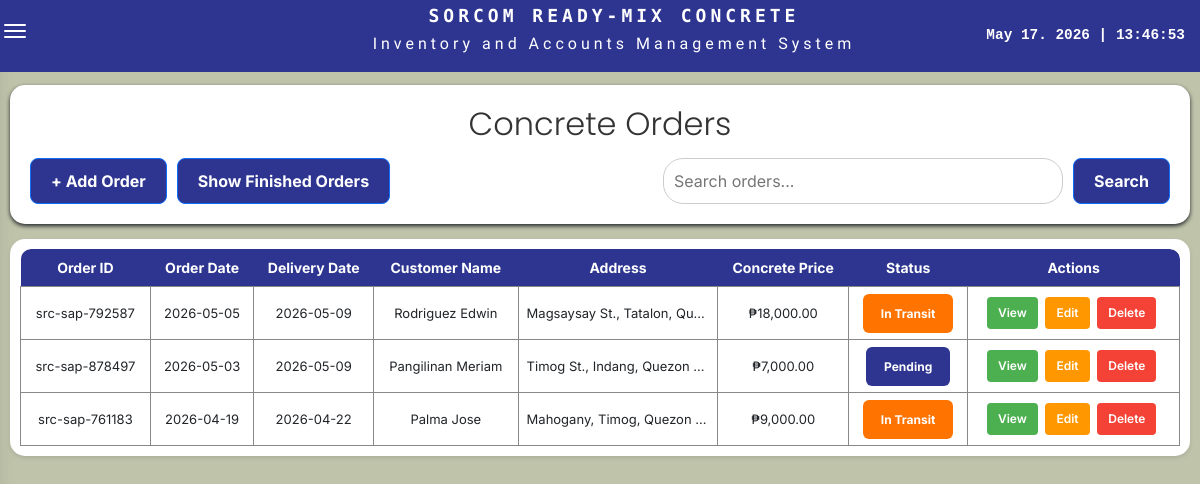
The app's page /pages/statement_account_page/sap_accountsManagement.php with its own data.
### tables this page shows
CREATE TABLE `statement_of_account` (
  `sap_id` varchar(20) DEFAULT NULL,
  `concrete_psi` varchar(50) DEFAULT NULL,
  `curation_days` varchar(50) DEFAULT NULL,
  `order_date` date NOT NULL,
  `delivery_date` date NOT NULL,
  `customer_name` varchar(255) NOT NULL,
  `full_address` varchar(500) NOT NULL,
  `concrete_type` varchar(50) NOT NULL,
  `sap_units` decimal(10,2) NOT NULL DEFAULT 0.00,
  `sap_concrete_price` decimal(10,2) DEFAULT NULL,
  `order_status` varchar(50) NOT NULL DEFAULT 'pending'
);

### pages/statement_account_page/sap_accountsManagement.php (the view, shortened to what this page needs)
<?php
require_once __DIR__ . '/../../FunctionAndDB/Web_Functions.php';
require_once __DIR__ . '/../../FunctionAndDB/db_connect.php';
function checkRemainingInventory($conn, $psi, $days, $type)
{
    $stmt = $conn->prepare("
        SELECT stocks_in FROM sorcom_readymix_inventory
        WHERE design_mix_id = ? AND curation_days = ? AND concrete_type = ?
        ORDER BY date_added DESC LIMIT 1
    ");
    $stmt->bind_param("sss", $psi, $days, $type);
    $stmt->execute();
    $result = $stmt->get_result();
    $inventory = $result->fetch_assoc();
    return $inventory ? intval($inventory['stocks_in']) : 0;
}
$sql = "
    SELECT * FROM statement_of_account
    WHERE order_status != 'done'
    ORDER BY
        order_date DESC,   -- 🆗 Uses existing column
        sap_id DESC        -- 🆗 Uses existing column
";
$result = $conn->query($sql);
?>
<!DOCTYPE html>
<html lang="en">
<head>
    <link rel="stylesheet" href="sap_accountsManagement.css">
    <link href="/Inventory-Accounts-System-v1/assets/bootstrap/css/bootstrap.min.css" rel="stylesheet">
    <link rel="stylesheet" href="https://cdnjs.cloudflare.com/ajax/libs/font-awesome/6.5.1/css/all.min.css">
    <?php include '../../assets/resources.php'; ?>
</head>
<body>
    <div class="main-content">
        <div class="page-title-bar">
            <h2 style="font-family: 'Poppins', sans-serif;">Concrete Orders</h2>
            <div class="button-container">
                <div class="left-buttons">
                    <a href="sap_accountsForm.php" class="btn btn-primary">+ Add Order</a>
                    <a href="sap_transactionHistory.php" class="btn btn-primary">Show Finished Orders</a>
                </div>
                <div class="search-container">
                    <input type="text" id="searchInput" placeholder="Search orders...">
                    <button onclick="filterOrders()" class="btn btn-primary">Search</button>
                </div>
            </div>
        </div>
        <div class="table-container">
            <table id="ordersTable">
                <thead>
                    <tr>
                        <th>Order ID</th>
                        <th>Order Date</th>
                        <th>Delivery Date</th>
                        <th>Customer Name</th>
                        <th>Address</th>
                        <th>Concrete Price</th>
                        <th>Status</th>
                        <th>Actions</th>
                    </tr>
                </thead>
                <tbody>
                    <?php if ($result && $result->num_rows > 0): ?>
                        <?php $row_index = 0; ?>
                        <?php while ($row = $result->fetch_assoc()): ?>
                            <?php $row_index++; ?>
                            <?php
                            $raw_address = $row['full_address'] ?? 'No address';
                            $full_address = str_replace(' || ', ', ', $raw_address);
                            $full_address = trim($full_address, ', |');
                            ?>
                            <tr>
                                <td><?= htmlspecialchars($row['sap_id'] ?? 'N/A') ?></td>
                                <td><?= htmlspecialchars($row['order_date']) ?></td>
                                <td><?= htmlspecialchars($row['delivery_date']) ?></td>
                                <td><?= htmlspecialchars($row['customer_name']) ?></td>
                                <td class="address-cell">
                                    <?= htmlspecialchars($full_address) ?>
                                </td>
                                <td>₱<?= number_format($row['sap_concrete_price'] ?? 0, 2) ?></td>
                                <td class="order-status">
                                    <?php
                                    $status = strtolower($row['order_status']);
                                    $statusClass = str_replace(' ', '-', $status);
                                    ?>
                                    <span class="<?= $statusClass ?>"><?= htmlspecialchars($row['order_status']) ?></span>
                                </td>
                                <td>
                                    <a href="#" class="btn btn-view"
                                        onclick="toggleDropbar(<?= $row_index ?>); return false;">View</a>
                                    <a href="sap_accountsForm.php?id=<?= urlencode($row['sap_id']) ?>"
                                        class="btn btn-edit">Edit</a>
                                    <a href="sap_accountsManagement.php?delete=<?= urlencode($row['sap_id']) ?>"
                                        class="btn btn-delete" onclick="return confirm('Delete this order?')">Delete</a>
                                </td>
                            </tr>
                                                    <?php
                                                    $inv_check = checkRemainingInventory($conn, $row['concrete_psi'], $row['curation_days'], $row['concrete_type']);
                                                    ?>
                        <?php endwhile; ?>
                    <?php else: ?>
                        <tr>
                            <td colspan="8" class="no-orders">No records of Current Orders yet</td>
                        </tr>
                    <?php endif; ?>
                </tbody>
            </table>
        </div>
    </div>
</body>
</html>

### pages/statement_account_page/sap_accountsManagement.css (style rules this page uses)
body { font-family: "Inter", Arial, sans-serif !important; background: #bfc3aa !important; margin: 0 !important; padding: 0 !important; padding-bottom: 60px !important; }
.main-content { padding-top: 70px !important; max-width: 1400px !important; margin: 0 auto !important; }
.page-title-bar { background: white !important; margin: 15px 10px !important; padding: 20px !important; border-radius: 15px !important; box-shadow: 0 2px 4px !important; }
.page-title-bar h2 { text-align: center !important; margin-top: 0 !important; margin-bottom: 15px !important; color: #333 !important; font-weight: 300 !important; }
.left-buttons { display: flex !important; gap: 10px !important; align-items: center !important; }
.search-container { display: flex !important; justify-content: flex-end !important; align-items: center !important; gap: 10px !important; }
#searchInput { width: 400px !important; padding: 10px !important; border-radius: 20px !important; border: 1px solid #ccc !important; }
.search-container button { padding: 10px 15px !important; border-radius: 20px !important; }
.button-container { display: flex !important; justify-content: space-between !important; align-items: center !important; flex-wrap: wrap !important; gap: 10px !important; }
.button-container .btn { padding: 10px 20px !important; font-weight: bold !important; border-radius: 8px !important; text-decoration: none !important; color: white !important; transition: background-color 0.3s ease !important; }
.button-container .btn-primary { background-color: #2e3590 !important; }
.table-container { background: white !important; margin: 15px 10px !important; padding: 10px !important; border-radius: 15px !important; box-shadow: 0 2px 4px rgba(0, 0, 0, 0.1) !important; overflow-x: auto !important; }
table { width: 100% !important; border-collapse: collapse !important; min-width: 600px !important; border-radius: 10px 10px 0 0 !important; overflow: hidden !important; }
th { background: #2e3590 !important; color: white !important; padding: 10px 8px !important; text-align: center !important; font-size: 14px !important; white-space: nowrap !important; font-weight: 700 !important; }
th:first-child { border-top-left-radius: 10px !important; }
th:last-child { border-top-right-radius: 10px !important; }
td { border: 1px solid #888 !important; padding: 10px 8px !important; text-align: center !important; font-size: 13px !important; background-color: #ffffff !important; }
td.order-status { background-color: #ffffff !important; }
.btn-view, .btn-edit, .btn-delete { background: #4caf50 !important; color: white !important; padding: 6px 10px !important; text-decoration: none !important; border-radius: 4px !important; font-size: 12px !important; display: inline-block !important; margin-right: 4px !important; font-weight: 600 !important; }
.btn-edit { background: #ff9800 !important; }
.btn-delete { background: #f44336 !important; }
td.address-cell { max-width: 180px !important; white-space: nowrap !important; overflow: hidden !important; text-overflow: ellipsis !important; position: relative !important; cursor: pointer !important; }
.pending { background-color: #2e3590 !important; color: #ffffff !important; padding: 12px 18px !important; border-radius: 6px !important; font-weight: 700 !important; font-size: 12px !important; }
.in-transit { background-color: #ff7300 !important; color: #ffffff !important; padding: 12px 18px !important; border-radius: 6px !important; font-weight: 700 !important; font-size: 12px !important; }

### FunctionAndDB/Web_Functions.php (style rules this page uses)
body, html { overflow-x: hidden; margin: 0; padding: 0; }
.main-content { padding-top: 80px !important; }

### records on screen
statement_of_account: sap_id "src-sap-792587", order_date "2026-05-05", delivery_date "2026-05-09", customer_name "Rodriguez Edwin", full_address "Magsaysay St., Tatalon, Qu…", sap_concrete_price "18,000.00", order_status "In Transit"
statement_of_account: sap_id "src-sap-878497", order_date "2026-05-03", delivery_date "2026-05-09", customer_name "Pangilinan Meriam", full_address "Timog St., Indang, Quezon…", sap_concrete_price "7,000.00", order_status "Pending"
statement_of_account: sap_id "src-sap-761183", order_date "2026-04-19", delivery_date "2026-04-22", customer_name "Palma Jose", full_address "Mahogany, Timog, Quezon…", sap_concrete_price "9,000.00", order_status "In Transit"
